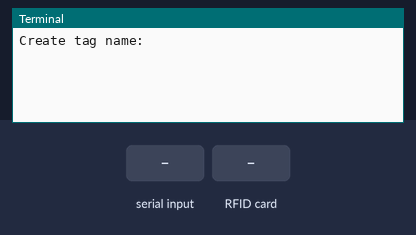
Recording of a program running on a simulated Raspberry Pi (header pin numbers). Parts: the last lines printed to the terminal. The inputs (shaded band) are chosen by the test bench. At 2.8 s the program stops and its outputs stay as they are.

Above: at 1.2 s.
1.3 s: "1" typed at the terminal, then Enter
At 2.5 s:
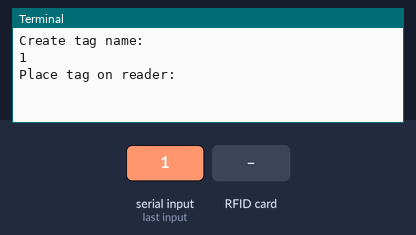
2.8 s: RFID card 5E 7A 19 C4 held to the reader
At 3.7 s:
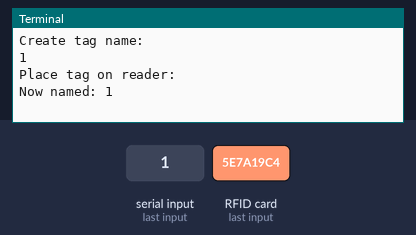

Measured:
- after the input at 1.3 s, the terminal: prints a new line at once (image 1)
- after the input at 2.8 s, the terminal: prints a new line at once (image 2)

The program:

rfid_tag_writer.py
```python
#!/usr/bin/env python

import RPi.GPIO as GPIO
from mfrc522 import SimpleMFRC522
GPIO.cleanup()
reader = SimpleMFRC522()

try:
    text = input("Create tag name: ")
    print("Place tag on reader: ")
    reader.write(text)
    print("Now named: " + text)

finally:
    GPIO.cleanup()
```
